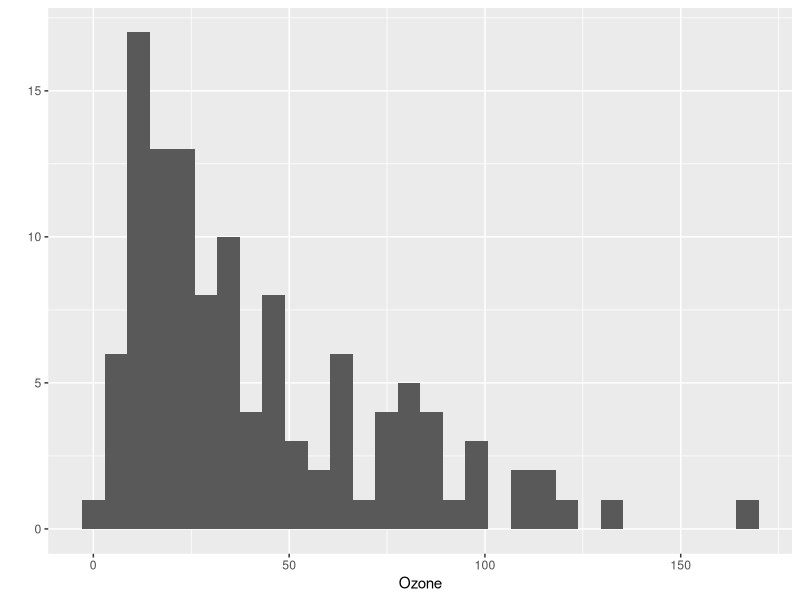
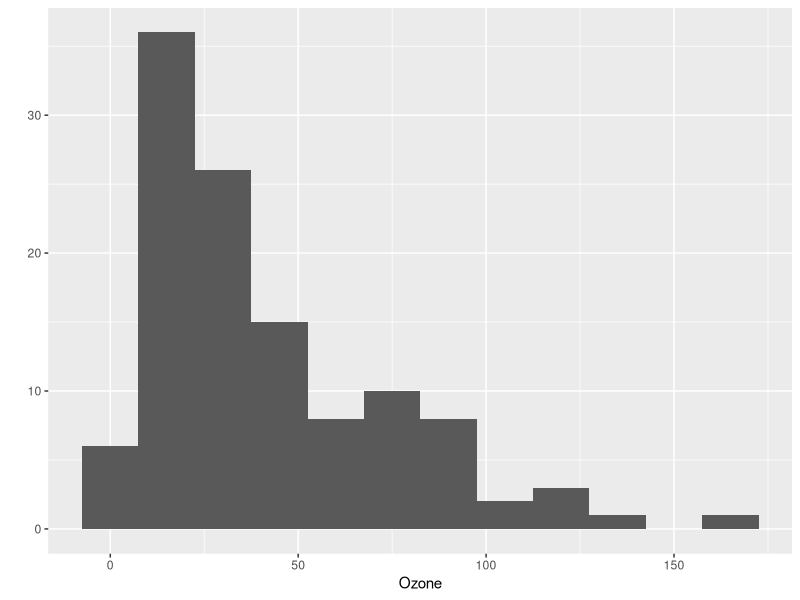
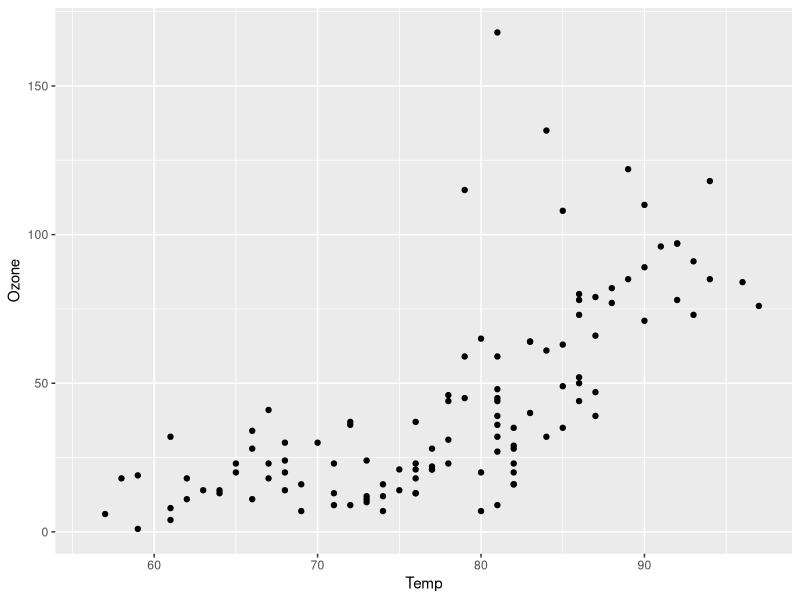
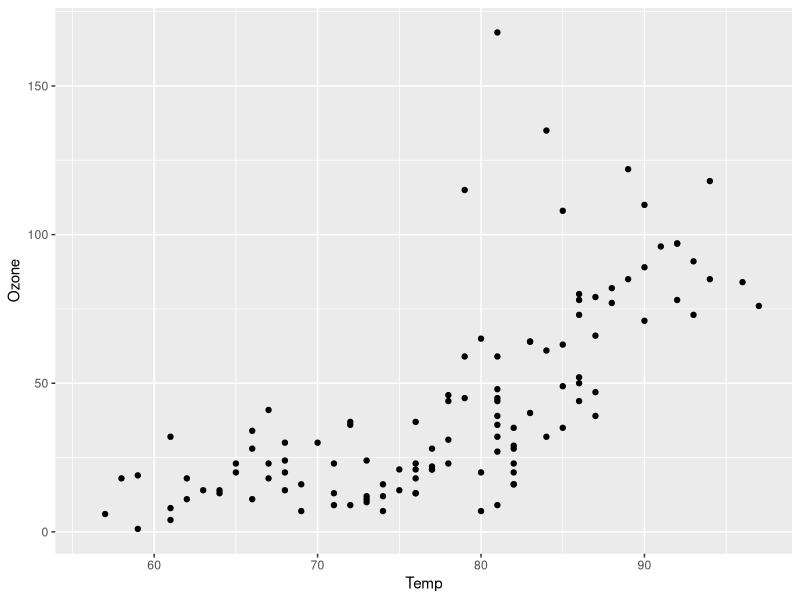
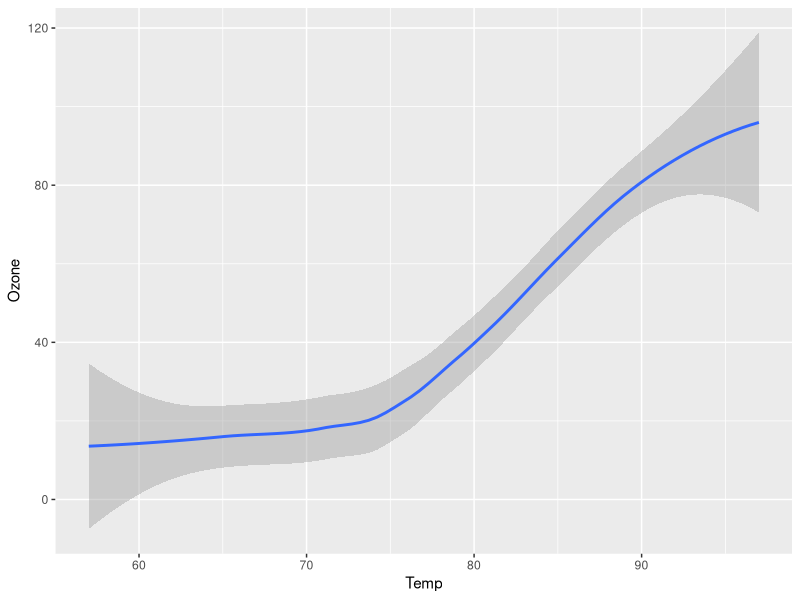
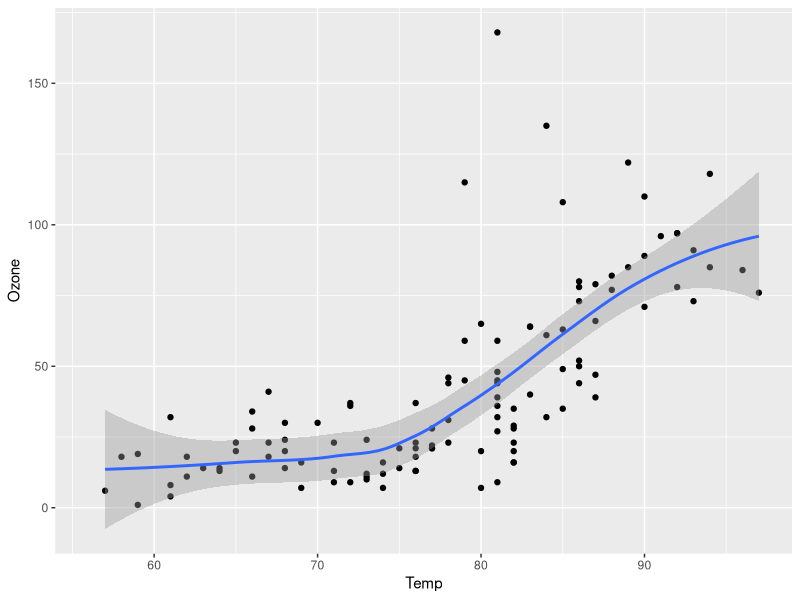
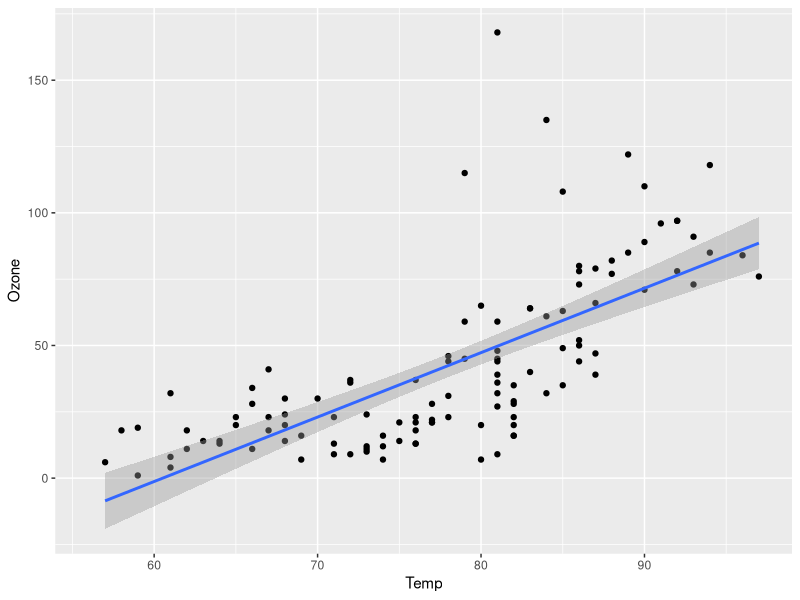
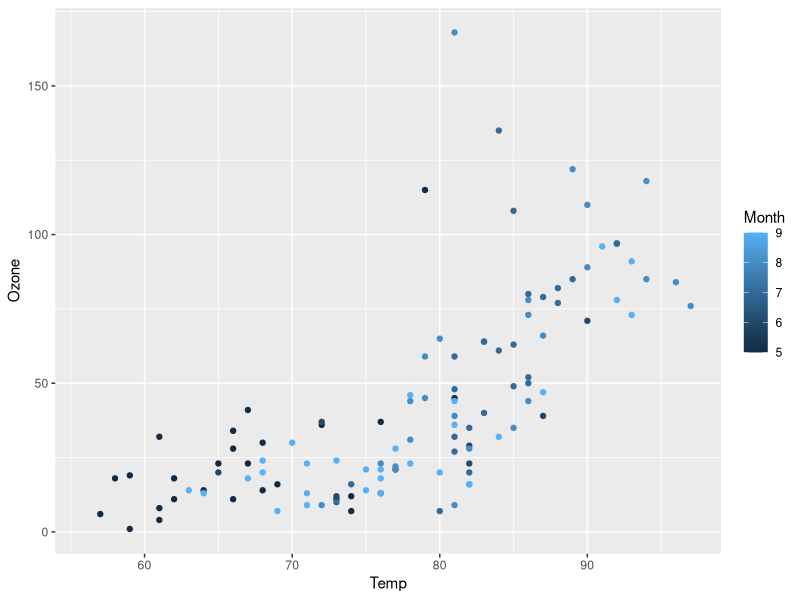

Recreate these plots in R, in order. (Note: this script raises an error after producing the figures.)
#  Week 9: ggplot2
#Focus today on tools to 
# - Create nice looking simple scatter plots
# - Create more complicated scatter plots
# - Create plots confidence intervals 
# - Create publication appropriate plots 


# First load libraries
#install.packages("ggplot2")
library(ggplot2)
library(dplyr)
library(tidyr)
library(gridExtra)


#look at data
head(airquality)


#qplot
qplot(Ozone,data=airquality)


qplot(Ozone,data=airquality, binwidth=15)


qplot(Temp, Ozone, data=airquality)


#check missingness 
summary(airquality$Temp)
summary(airquality$Ozone)


#geom
qplot(Temp, Ozone, data=airquality,geom=c("point"))

qplot(Temp, Ozone, data=airquality,geom=c("smooth"))

qplot(Temp, Ozone, data=airquality,geom=c("point", "smooth"))


#fitted line
qplot(Temp, Ozone, data=airquality,geom=c("point", "smooth"), method = lm)


#3rd factor
qplot(Temp,Ozone,data=airquality,color=Month)


#4th factor
qplot(Temp,Ozone,data=airquality,color=Month, size=Solar.R)


#translucent points
qplot(Temp,Ozone,data=airquality,color=Month, size=Solar.R, alpha = I(0.7))
qplot(Temp,Ozone,data=airquality,color=Month, size=Solar.R, alpha = I(0.3))


#titles and axes
qplot(Temp,Ozone,data=airquality,color=Month, size=Solar.R, alpha = I(0.7),  
      xlab = "Maximum Temperature (F)", ylab = "Ozone (ppb)",
      main = "Ozone and Maximum Temperature by Month and Solar Radiation")




#ggplot basic formula
ggplot(airquality, aes(x=Temp, y=Ozone)) + geom_point()


#compare
qplot(Temp, Ozone, data=airquality, main="Qplot")
plot(airquality$Temp, airquality$Ozone, pch = 16)


#color
a <- ggplot(airquality, aes(x=Temp, y=Ozone, color = Solar.R)) + geom_point(size=4, shape=20)
a


#title and lables
a <- ggplot(airquality, aes(x=Temp, y=Ozone, color = Solar.R)) + geom_point(size=4, shape=20) + 
  ylab("Ozone (ppb)") + xlab("Temperature (F)")  + ggtitle("Ozone by Temperature")
a



#facets
a + facet_wrap(~Month) + ggtitle("Ozone by Temp and Month")


#better facet labels
airquality$Month <- factor(airquality$Month, levels = seq(5, 9), labels = c("May", 
              "June", "July", "August", "September"))


a <- ggplot(airquality, aes(x=Temp, y=Ozone, color = Solar.R)) + geom_point(size=3, shape=20)

a + facet_wrap(~Month) + ggtitle("Ozone by Temp and Month")

#grid facets
airquality <- mutate(airquality, windcat = cut(Wind, breaks = 4))
a <- ggplot(airquality, aes(x=Temp, y=Ozone, color = Solar.R)) + 
      geom_point(size=3, shape=20)

a + facet_grid(Month ~ windcat)  



#colors in ggplot
cols <- c('#1B9E77', '#D95F02', '#7570B3', '#E7298A', '#66A61E')
a <- ggplot(airquality, aes(x=Temp, y=Ozone, color = Month)) + geom_point(size=4, shape=20) + 
      scale_color_manual(values = c(cols))
a
#this works bc we made Month a factor above

#continuous color scale
a <- ggplot(airquality, aes(x=Temp, y=Ozone, color = Solar.R)) + 
    geom_point(size=3, shape=20) + scale_color_gradient(low = "#FF8C00", high = "#68228B") 
a


#setting up the data for confidence intervals
aq_month <- group_by(airquality, Month)
means <- summarise_each(aq_month, funs(mean(., na.rm = T)), Ozone, Temp)
means <- gather(means, "Variable", "Mean", 2 : 3)

#can combine both functions into one
sds <- gather(summarise_each(aq_month, funs(sd(., na.rm = T)), Ozone, Temp), "Variable", "SD", 2 : 3)
nobs <- gather(summarise_each(aq_month, funs(length(which(!is.na(.)))), Ozone, Temp), "Variable", "N_obs", 2 : 3)

#use full_join to get dataset
CIdat <- full_join(means, sds)
CIdat <- full_join(CIdat, nobs)

#Can use subsequent variables you create using mutate!
CIdat <- mutate(CIdat, Tstat = qt(0.975, N_obs-1), ME = (Tstat*SD/sqrt(N_obs)), 
                LB = (Mean - ME), UB = (Mean + ME))

CI_ozone <- filter(CIdat, Variable == "Ozone")


#plotting confidence intervals
b <- ggplot(CI_ozone, aes(y= Mean, x=Month, color=Month)) + geom_point(size=3, shape=20) + 
  geom_errorbar(aes(ymin=LB, ymax=UB), width=0.3) +
  ggtitle("Mean ozone by month") + ylab("Ozone (ppb)") + xlab("Month") 
b

#removing a legend
b <- b + theme(legend.position = "none")

b



#printing plots for publication
png(filename="/Users/brooke/Desktop/AQ.png", width=1200)
grid1 <- grid.arrange(b,c, ncol=2, main=textGrob("Ozone and Daily Temperature",gp=gpar(fontsize=25,font=1)))
dev.off()



